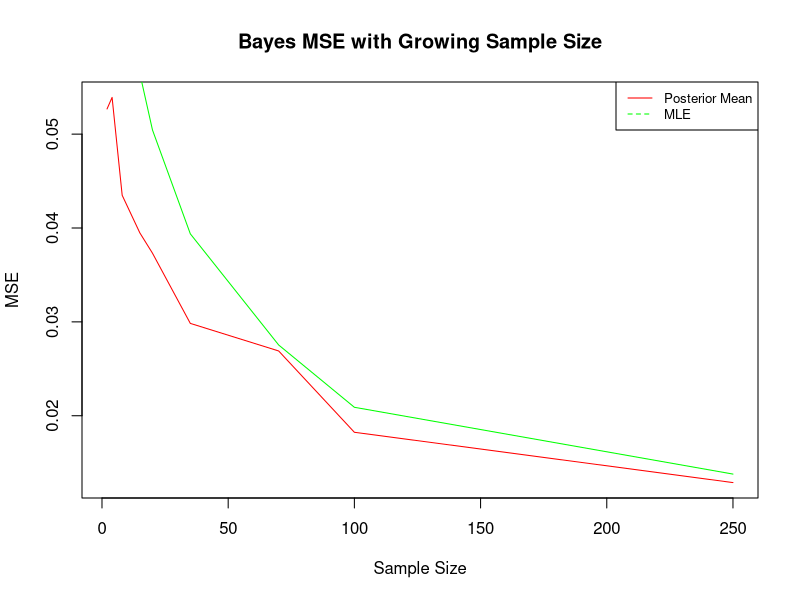
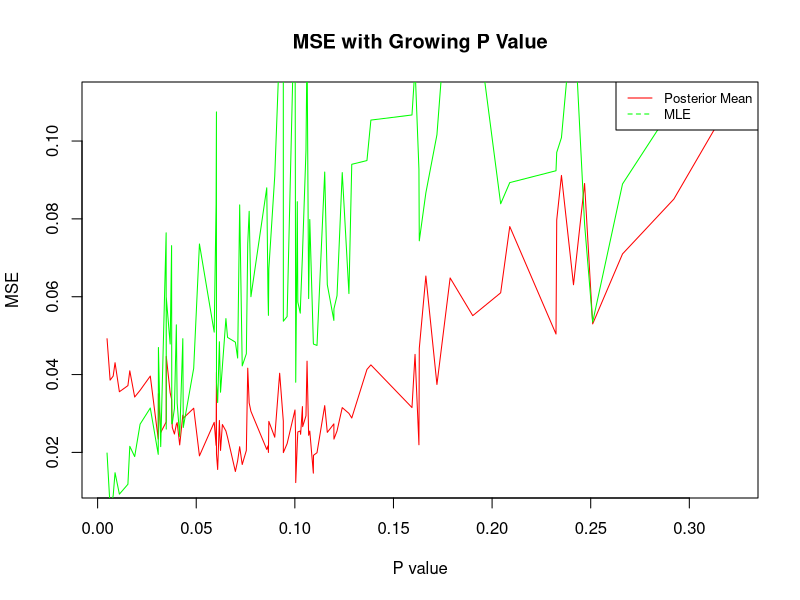
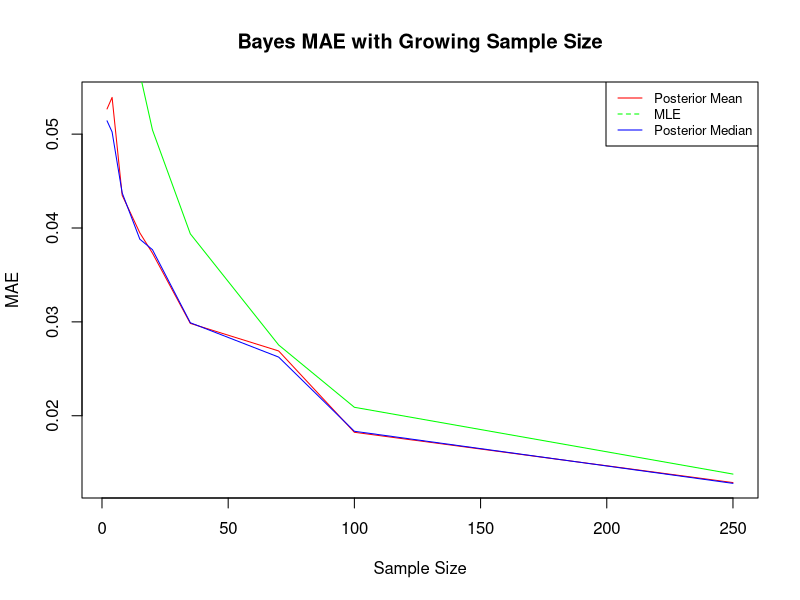
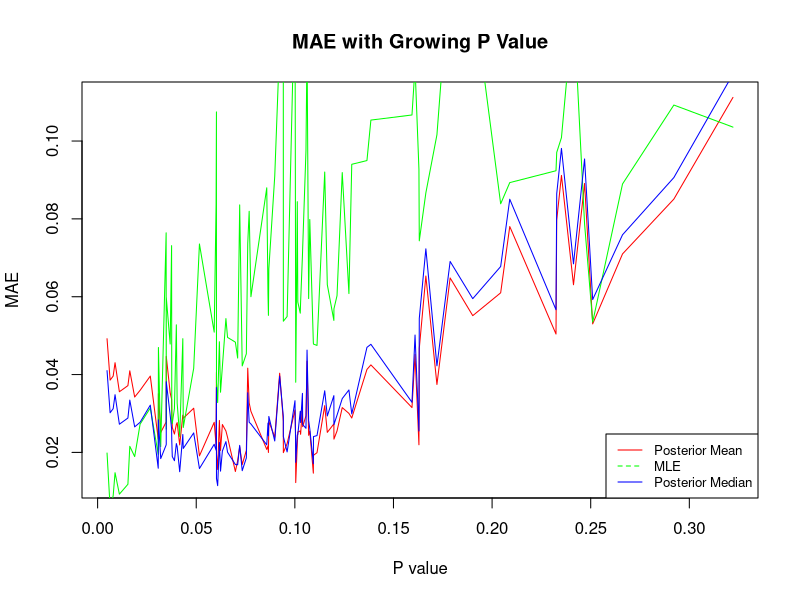

The R script that drew these images, in order: (Note: this script raises an error after producing the figures.)
## ---- chunk 1
knitr::opts_chunk$set(echo = TRUE)
knitr::opts_chunk$set(echo = TRUE, fig.align="center")
gc()
ls()
options(digits=4)
require(tidyverse)
set.seed(47)
## ---- chunk 2
x <- 0.2
# a/(a+b) = 0.1, so b = 9a
vector <- seq(0, 10000, 0.001)
i <- 1
a <- vector[i]
b <- 9*a
while (abs(pbeta(x,a,b) - 0.9) > 0.001){
  i <- i + 1
  a <- vector[i]
  b <- 9*a
}
rm(vector, i)
a
b
pbeta(x,a,b) # roughly = 0.9
## ---- chunk 3
ab_finder <- function(mean, x, prob){
  vector <- seq(0, 100, 0.001)
  i <- 1
  a <- vector[i]
  # a/(a+b) = mean
  b <- a*(1 - mean)*(1/mean)
  while (abs(pbeta(x,a,b) - prob) > 0.001){
    i <- i + 1
    a <- vector[i]
    b <- a*(1 - mean)*(1/mean)
  }
  rm(vector, i)
  return(c(a,b))
}
ab_finder(0.1, 0.2, 0.9) # test the function.
## ---- chunk 4
# Prior for p is beta (1.59, 14.31)\
alpha = 1.59
beta = 14.31
nP = 100 # Number of p's
nX = c(2, 4, 8, 15, 20, 35, 70, 100, 250) #Vector of sample sizes for the binomial experiments
sampleP = rbeta(nP, alpha, beta)
resultsMSE = matrix(nrow = (nP*length(nX)), ncol = 4)
colnames(resultsMSE) = c("mse_bayes", "mse_mle", "p", "n")
resultsMAE = matrix(nrow = (nP*length(nX)), ncol = 5)
colnames(resultsMAE) = c("mae_bayes_median", "mae_bayes_mean", "mae_mle", "p", "n")

j=1
for(i in 1:nP){
  for(n in nX){
    x = rbinom(1, n, sampleP[i])
    mse_mle = (sampleP[i]-x/n)^2
    mse_bayes = (sampleP[i]-(alpha+x)/(alpha+n+beta))^2
    mae_mle = abs(sampleP[i]-x/n)
    mae_bayes_mean = abs(sampleP[i]-(alpha+x)/(alpha+n+beta))
    mae_bayes_med = abs(sampleP[i]-(alpha+x-1/3)/(alpha+n+beta-2/3))
    resultsMSE[j,] = c(mae_bayes_mean, mae_mle, sampleP[i], n)
    resultsMAE[j,] = c(mae_bayes_med, mae_bayes_mean, mae_mle, sampleP[i], n)
    j=j+1
  }
}

bayesMeans_bySampleSize = c()
freqMeans_bySampleSize = c()
for(i in 1:length(nX)){
  bayesMeans_bySampleSize[i] = mean(resultsMSE[which(resultsMSE[,4]==nX[i]),1])
  freqMeans_bySampleSize[i] = mean(resultsMSE[which(resultsMSE[,4]==nX[i]),2])
}

sortedP = sort(sampleP)
bayesMeans_byP = c()
freqMeans_byP = c()
for(i in 1:length(sortedP)){
  bayesMeans_byP[i] = mean(resultsMSE[which(resultsMSE[,3]==sortedP[i]),1])
  freqMeans_byP[i] = mean(resultsMSE[which(resultsMSE[,3]==sortedP[i]),2])
}

plot(bayesMeans_bySampleSize~nX, main = "Bayes MSE with Growing Sample Size", xlab = "Sample Size", ylab = "MSE", col = 'red', type = 'l')
lines(freqMeans_bySampleSize~nX, col = 'green')
legend("topright", legend=c("Posterior Mean", "MLE"), col=c("red", "green"), lty=1:2, cex=0.8)

plot(bayesMeans_byP~sortedP, main = "MSE with Growing P Value", xlab = "P value", ylab = "MSE", col = 'red', type = 'l')
lines(freqMeans_byP~sortedP, col = 'green')
legend("topright", legend=c("Posterior Mean", "MLE"), col=c("red", "green"), lty=1:2, cex=0.8)
## ---- chunk 5
bayesMeansMAE_bySampleSize = c()
bayesMedsMAE_bySampleSize = c()
freqMeansMAE_bySampleSize = c()
for(i in 1:length(nX)){
  bayesMedsMAE_bySampleSize[i] = mean(resultsMAE[which(resultsMAE[,5]==nX[i]),1])
  bayesMeansMAE_bySampleSize[i] = mean(resultsMAE[which(resultsMAE[,5]==nX[i]),2])
  freqMeansMAE_bySampleSize[i] = mean(resultsMAE[which(resultsMAE[,5]==nX[i]),3])
}

bayesMedsMAE_byP = c()
bayesMeansMAE_byP = c()
freqMeansMAE_byP = c()
for(i in 1:length(sortedP)){
  bayesMedsMAE_byP[i] = mean(resultsMAE[which(resultsMAE[,4]==sortedP[i]),1])
  bayesMeansMAE_byP[i] = mean(resultsMAE[which(resultsMAE[,4]==sortedP[i]),2])
  freqMeansMAE_byP[i] = mean(resultsMAE[which(resultsMAE[,4]==sortedP[i]),3])
}

plot(bayesMeansMAE_bySampleSize~nX, main = "Bayes MAE with Growing Sample Size", xlab = "Sample Size", ylab = "MAE", col = 'red', type = 'l')
lines(freqMeansMAE_bySampleSize~nX, col = 'green')
lines(bayesMedsMAE_bySampleSize~nX, col = 'blue')
legend("topright", legend=c("Posterior Mean", "MLE", "Posterior Median"), col=c("red", "green", "blue"), lty=1:2, cex=0.8)

plot(bayesMeansMAE_byP~sortedP, main = "MAE with Growing P Value", xlab = "P value", ylab = "MAE", col = 'red', type = 'l')
lines(freqMeansMAE_byP~sortedP, col = 'green')
lines(bayesMedsMAE_byP~sortedP, col = 'blue')
legend("bottomright", legend=c("Posterior Mean", "MLE", "Posterior Median"), col=c("red", "green", "blue"), lty=1:2, cex=0.8)
rm(list = ls())
## ---- chunk 6
p <- 0.1
alpha <- ab_finder(0.1, 0.2, 0.9)[1] 
beta <- ab_finder(0.1, 0.2, 0.9)[2]

x <- rbeta(10, alpha, beta)
x_1<- rbeta(10, alpha + mean(x), beta + length(x) - mean(x))
x <- rbeta(100, alpha, beta)
x_2<- rbeta(100, alpha + mean(x), beta + length(x) - mean(x))
x <- rbeta(1000, alpha, beta)
x_3<- rbeta(1000, alpha + mean(x), beta + length(x) - mean(x))

plot.multi.dens <- function(s)
{
    junk.x = NULL
    junk.y = NULL
    for(i in 1:length(s)) {
        junk.x = c(junk.x, density(s[[i]])$x)
        junk.y = c(junk.y, density(s[[i]])$y)
    }
    xr <- range(junk.x)
    yr <- range(junk.y)
    plot(density(s[[1]]), xlim = xr, ylim = yr, main = "")
    for(i in 1:length(s)) {
        lines(density(s[[i]]), xlim = xr, ylim = yr, col = i)
    }
}

# the input of the following function MUST be a numeric list
plot.multi.dens( list(x_1, x_2))
